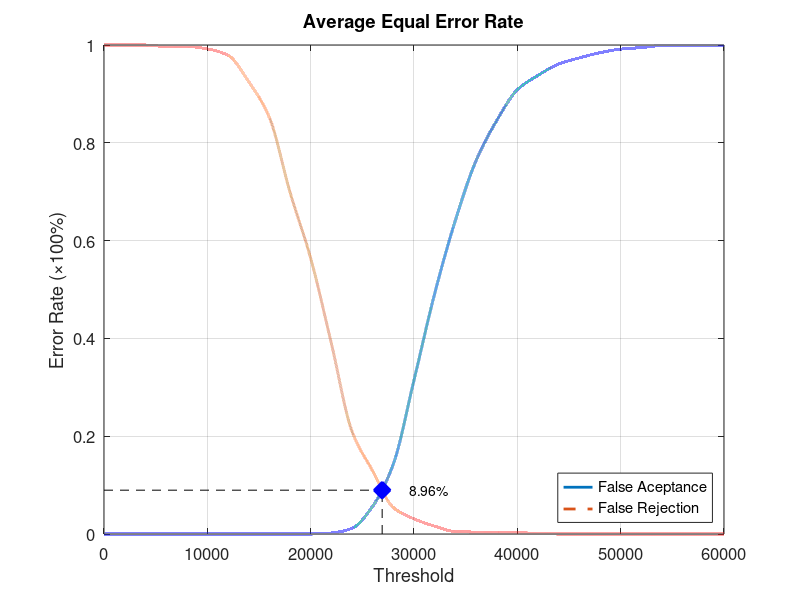
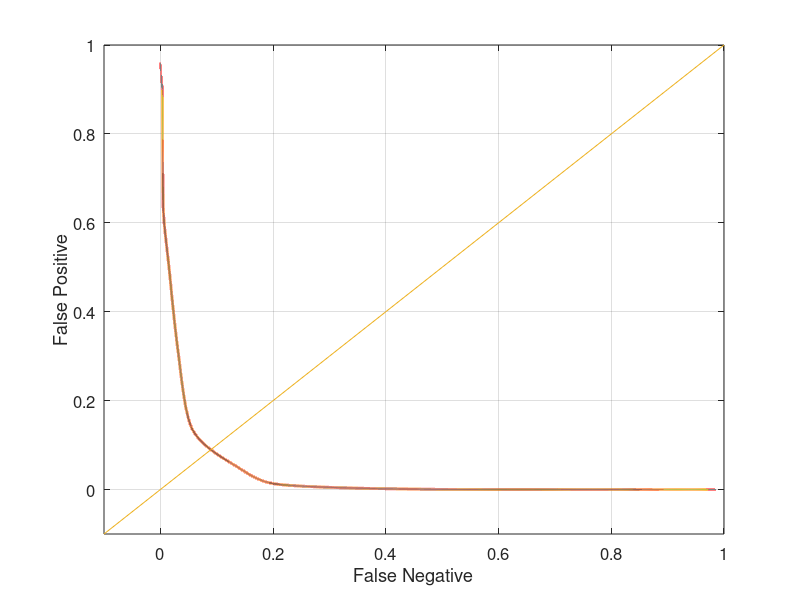

These charts were generated, in order, by the following MATLAB code:
function yEER = Database1Average
close all;
clear;
clc;
x = 0:2000:60000;
xq = 0:0.5:60000;

y0 = [0 0 0 0 0 0 0 0 0 0 0 0.00210526 0.0115789 0.0568421 0.143158 0.314737 0.491579 0.641053 0.763158 0.845263 0.908421 0.937895 0.961053 0.973684 0.98421 0.991579 0.994737 0.998947 0.998947 0.998947 1];
yy0 = interp1(x, y0, xq, 'pchip');
y1 = [1 1 1 0.997 0.997 0.992 0.979 0.925 0.852 0.699 0.564 0.39 0.21 0.129 0.054 0.031 0.016 0.005 0.004 0.004 0.003 0.001 0 0 0 0 0 0 0 0 0];
yy1 = interp1(x, y1, xq, 'pchip');

% Calculating EER: 
y2 = abs(y0 - y1);
find(y2 == min(y2))
yy2 = abs(yy0 - yy1);
xEER = find(yy2 == min(yy2));
xEERIndex = xq(xEER) % X-axis EER
yEER = yy0(xEER) % Y-axis EER

main = figure
plot(xq, yy0,'-','LineWidth', 2);	hold on
plot(xq, yy1,'--','LineWidth', 2);	hold on
plot([xEERIndex xEERIndex], [0 yEER], 'k--');	hold on
plot([0 xEERIndex], [yEER yEER], 'k--');	hold on
plot(xEERIndex, yEER, 'bx', 'LineWidth', 10);	hold on
text(xEERIndex + 10 * xEERIndex / 100, yEER, [num2str(round((10000 * yEER)) / 100) '%'])
legend('False Aceptance', 'False Rejection', 'Location', 'SouthEast')
xlabel('Threshold')
ylabel('Error Rate (\times100%)')
title('Average Equal Error Rate')
set(gca, 'FontSize', 12)
axis([0 60000 0 1])
grid on

print(main, 'Database1AverageMain', '-dpng');
FNRxFPR = figure('Color', [1 1 1]);
plot(yy1, yy0, '-', yy1, yy0, 'LineWidth', 2);
hold on
y = -0.1:0.1:1
plot(y, y); 
set(gca, 'FontSize', 12)
xlabel('False Negative')
ylabel('False Positive')
axis([-0.1 1 -0.1 1])
set(gca, 'FontSize', 12)
grid on

print(FNRxFPR, 'Database1AverageFNRxFPR','-dpng');
end
